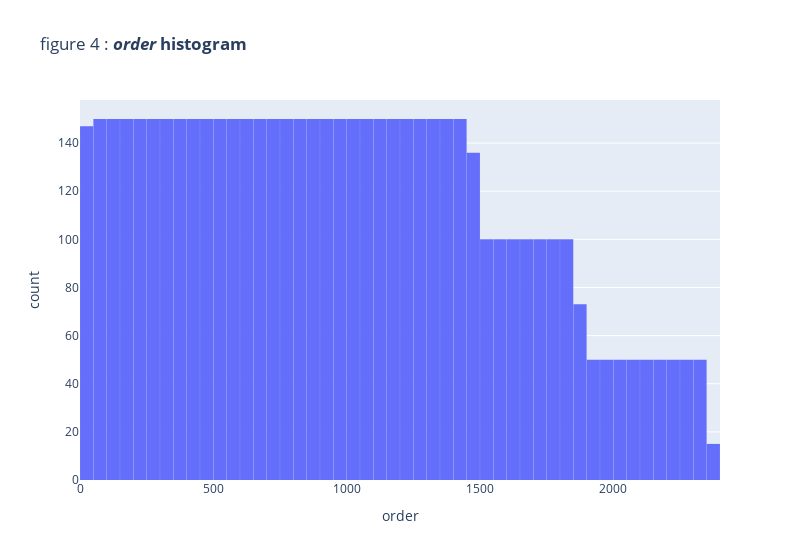

The code cell stored with this chart in its notebook:
### Markdown cell above
In developing our model for determining product positioning criteria on [Amazon](https://amazon.fr) : we develop an initial naive model whose performance will serve as a basis for further analysis. We use an OLS approach applied to the following variables.

The explicative variables are the first ones that come to mind when buying a product. Its price, its rating, the number of times it has been rated (gives credibility to the rating) and the amount of information given by the manufacturer (also a guarantee of good manufacturing).

**Dependant variable :**
|Name |Type |Description|
|--|--|--|
|lorder|int|logarithm of the position of the article on the search page of the generic product|

_Small visualization of the data of the `order` function :_

### Code cell
figure_4 = px.histogram(
    df,
    x="order",
    nbins=100,
    title="figure 4 : <b><i>order</i> histogram</b>",
    width=800,
    labels={},
)

figure_4.update_layout(
    bargap=0.01,
)

### Figure 1 — Plotly figure (JSON) as saved in the notebook; plotly's stock layout.template omitted (floating-point values rounded to 4 significant figures; data arrays with more than 128 entries replaced by an {"elided": "..."} marker saying what was removed)
{"data": [{"alignmentgroup": "True", "bingroup": "x", "hovertemplate": "order=%{x}<br>count=%{y}<extra></extra>", "legendgroup": "", "marker": {"color": "#636efa", "pattern": {"shape": ""}}, "name": "", "nbinsx": 100, "offsetgroup": "", "orientation": "v", "showlegend": false, "type": "histogram", "x": {"elided": "5721 int values"}, "xaxis": "x", "yaxis": "y"}], "layout": {"bargap": 0.01, "barmode": "relative", "legend": {"tracegroupgap": 0}, "title": {"text": "figure 4 : <b><i>order</i> histogram</b>"}, "width": 800, "xaxis": {"anchor": "y", "domain": [0, 1], "title": {"text": "order"}}, "yaxis": {"anchor": "x", "domain": [0, 1], "title": {"text": "count"}}}}
